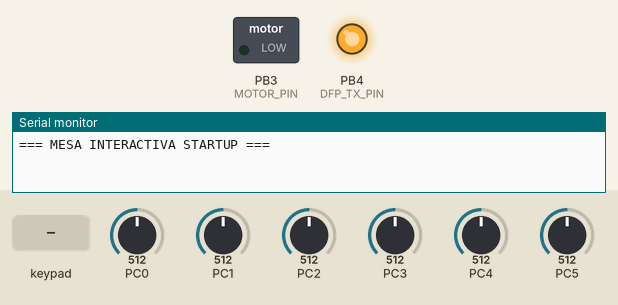
A program run on a simulated ATmega328P, built with avr-gcc and emulated at 16 MHz. On the bench: switched loads named in the program (green lamp = pin HIGH), output pins drawn as LEDs (lit = HIGH), the last lines printed to the serial monitor. Wiring (inferred from the names in the program): 4×4 keypad with keys 1 2 3 A 4 5 6 B 7 8 9 C * 0 # D: rows PD2, PD3, PD4, PD5; columns PD6, PD7, PB0, PB1. Dashed ring = blinking. The inputs (shaded band) are chosen by the test bench; at power-on: PC1 = 512, PC0 = 512, PC2 = 512, PC3 = 512, PC4 = 512, PC5 = 512. Pins used as bus, display or sensor lines are not drawn.

Above: at 1.2 s.
1.3 s: key '1' pressed
At 2.62 s:
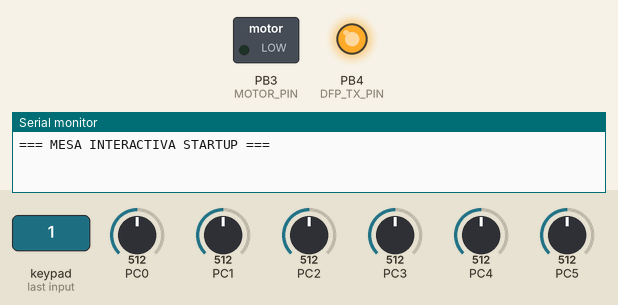
4.3 s: keypad keys 1 2 # pressed 0.4 s apart
7.3 s: PC1 set to 583
8.8 s: PC1 set to 608
At 9.5 s:
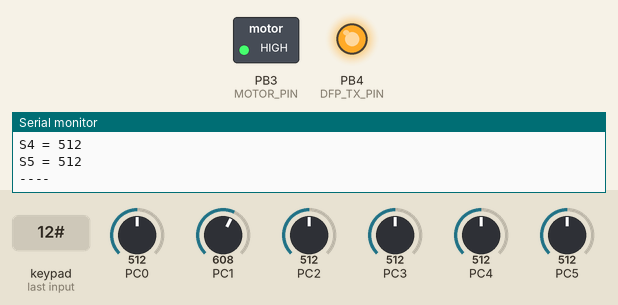
Timing chart, 0 to 11.3 s (numbered marks = the images above; inputs shaded):
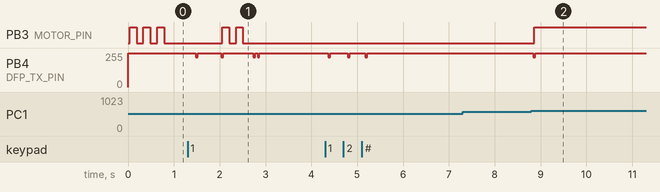

Measured:
- the behaviour switches between 600 and 601 on PC1 (found by bisection; images 1 and 2)
- after the input at 8.8 s, PB3 (MOTOR_PIN): LOW → HIGH after 0.06 s; PB4 (DFP_TX_PIN): 255/255 → 223/255 at once, → 255/255 0.04 s later
- by itself, PB3 (MOTOR_PIN): alternates HIGH for 0.15 s and LOW for 0.15 s, 4 changes in all, then stays LOW

The program:

main.c
```c
/*
 * main.c
 *
 * Created: 20/05/2026 05:45:30 p. m.
 *  Author: astri
 */

#include "config.h"
#include "adc.h"
#include "timers.h"
#include "motor.h"
#include "dfplayer.h"
#include "keypad.h"

typedef struct {
    uint8_t any_active;
    uint8_t first_active;
    uint16_t value[NUM_SENSORS];
    uint8_t detected[NUM_SENSORS];
} LDR_ScanResult;

LDR_ScanResult ldr_scan_all(void) {
    LDR_ScanResult result;
    result.any_active = 0;
    result.first_active = 0xFF;

    for (uint8_t i = 0; i < NUM_SENSORS; i++) {
        result.value[i] = adc_read(i);
        result.detected[i] = (result.value[i] > LDR_THRESHOLD);

        if (result.detected[i] && !result.any_active) {
            result.any_active = 1;
            result.first_active = i;
        }
    }

    return result;
}
#include "keypad.h"

#include <avr/io.h>
#include <avr/interrupt.h>
#include <avr/wdt.h>
#include <util/delay.h>

typedef enum {
    STATE_NORMAL,
    STATE_INTERACTIVE
} SystemState;

static uint8_t note_playing = 0;

// UART DEBUUUUUUUUUUUUUUUUUUUUUUG
void debug_uart_init(void) {
    UBRR0 = 103;
    UCSR0B = (1 << RXEN0) | (1 << TXEN0);
    UCSR0C = (3 << UCSZ00);
}

void debug_uart_write(uint8_t data) {
    while (!(UCSR0A & (1 << UDRE0)));
    UDR0 = data;
}

void debug_uart_string(const char* str) {
    while (*str) {
        debug_uart_write(*str++);
    }
}

void debug_uart_number(uint16_t val) {
    char buf[6];
    int8_t i = 0;
    if (val == 0) {
        debug_uart_write('0');
        return;
    }
    while (val > 0) {
        buf[i++] = (val % 10) + '0';
        val /= 10;
    }
    while (--i >= 0) {
        debug_uart_write(buf[i]);
    }
}

void debug_print_sensor(uint8_t sensor_idx, uint16_t val) {
    debug_uart_string("S");
    debug_uart_write('0' + sensor_idx);
    debug_uart_string(" = ");
    debug_uart_number(val);
    debug_uart_string("\r\n");
}

void gpio_init(void)
{
    MOTOR_DDR |= (1 << MOTOR_PIN);
    MOTOR_PORT &= ~(1 << MOTOR_PIN); // Active High

    DFP_TX_DDR |= (1 << DFP_TX_PIN);
    DFP_TX_PORT |= (1 << DFP_TX_PIN);

    DFP_RX_DDR &= ~(1 << DFP_RX_PIN);
    DFP_RX_PORT |= (1 << DFP_RX_PIN);
}

int main(void)
{
    MCUSR &= ~(1 << WDRF);
    wdt_disable();

    gpio_init();
    keypad_init();
    debug_uart_init();

    debug_uart_string("\r\n=== MESA INTERACTIVA STARTUP ===\r\n");

    for (uint8_t i = 0; i < 3; i++) {
        motor_on();
        _delay_ms(150);
        motor_off();
        _delay_ms(150);
    }

    adc_init();
    timer2_init();
    dfplayer_init();

    for (uint8_t i = 0; i < 2; i++) {
        motor_on();
        _delay_ms(150);
        motor_off();
        _delay_ms(150);
    }

    sei();
    debug_uart_string("=== SISTEMA LISTO Y ESCANEANDO ===\r\n");

    SystemState state = STATE_NORMAL;
    uint32_t last_detect_ms = 0;
    uint8_t active_sensor = 0xFF;
    uint32_t last_debug_ms = 0;

    dfplayer_loop_folder(1);

    while (1)
    {
        LDR_ScanResult scan = ldr_scan_all();

        if ((millis() - last_debug_ms) >= 500) {
            last_debug_ms = millis();
            for (uint8_t i = 0; i < NUM_SENSORS; i++) {
                debug_print_sensor(i, scan.value[i]);
            }
            debug_uart_string("----\r\n");
        }

        switch (state)
        {
            case STATE_NORMAL:
                motor_off();

                if (note_playing) {
                    dfplayer_loop_folder(1); // Reproducir en bucle la carpeta 1 (automático)
                    note_playing = 0;
                }

                char key = keypad_get_pressed_key();
                if (key != 0) {
                    if (key >= '1' && key <= '9') {
                        uint8_t track = key - '0';
                        debug_uart_string("Keypad: Seleccionando pista ");
                        debug_uart_write(key);
                        debug_uart_string("\r\n");
                        dfplayer_play_folder(1, track);
                    }
                    else if (key == '*') {
                        debug_uart_string("Keypad: Volumen -\r\n");
                        dfplayer_volume_down();
                    }
                    else if (key == '#') {
                        debug_uart_string("Keypad: Volumen +\r\n");
                        dfplayer_volume_up();
                    }
                }

                if (scan.any_active) {
                    active_sensor = scan.first_active;
                    state = STATE_INTERACTIVE;
                    note_playing = 0;
                }
                break;

            case STATE_INTERACTIVE:
                if (scan.any_active) {
                    if (scan.first_active != active_sensor) {
                        active_sensor = scan.first_active;
                        note_playing = 0;
                    }

                    if (!note_playing) {
                        dfplayer_play_sensor_note(active_sensor);
                        note_playing = 1;
                    }

                    motor_on();
                    last_detect_ms = millis();
                }
                else {
                    if ((millis() - last_detect_ms) >= DEBOUNCE_EXIT_MS) {
                        active_sensor = 0xFF;
                        state = STATE_NORMAL;
                    }
                }
                break;

            default:
                state = STATE_NORMAL;
                break;
        }
    }

    return 0;
}
```

adc.c
```c
/*
 * adc.c
 *
 * Created: 18/05/2026 09:15:20 a. m.
 *  Author: astri
 */

#include "adc.h"

void adc_init(void)
{
    ADMUX = (1 << REFS0);

    ADCSRA = (1 << ADEN)  |
             (1 << ADPS2) |
             (1 << ADPS1) |
             (1 << ADPS0);

    ADCSRA |= (1 << ADSC);
    while (ADCSRA & (1 << ADSC));
}

uint16_t adc_read(uint8_t channel)
{
    ADMUX = (1 << REFS0) | (channel & 0x07);

    ADCSRA |= (1 << ADSC);

    while (ADCSRA & (1 << ADSC));

    return ADC;
}
```

adc.h
```c
/*
 * adc.h
 *
 * Created: 18/05/2026 09:12:05 a. m.
 *  Author: astri
 */

#ifndef ADC_H
#define ADC_H

#include <avr/io.h>
#include <stdint.h>

void     adc_init(void);
uint16_t adc_read(uint8_t channel);

#endif /* ADC_H */
```

dfplayer.c
```c
/*
 * dfplayer.c
 *
 * Created: 20/05/2026 03:22:01 p. m.
 *  Author: astri
 */

#include "dfplayer.h"
#include "config.h"
#include <avr/interrupt.h>

static void precise_delay_ms(uint16_t ms)
{
    while (ms--) {
        __asm__ __volatile__ (
            "ldi r24, lo8(4000)\n\t"
            "ldi r25, hi8(4000)\n\t"
            "1: sbiw r24, 1\n\t"
            "brne 1b\n\t"
            :
            :
            : "r24", "r25"
        );
    }
}

static inline void delay_104us(void)
{
    __asm__ __volatile__ (
        "ldi r24, lo8(416)\n\t"
        "ldi r25, hi8(416)\n\t"
        "1: sbiw r24, 1\n\t"
        "brne 1b\n\t"
        :
        :
        : "r24", "r25"
    );
}

static void dfplayer_uart_tx_byte(uint8_t byte)
{
    uint8_t sreg = SREG;
    cli();

    DFP_TX_PORT &= ~(1 << DFP_TX_PIN);
    delay_104us();

    for (uint8_t i = 0; i < 8; i++) {
        if (byte & 0x01) {
            DFP_TX_PORT |= (1 << DFP_TX_PIN);
        } else {
            DFP_TX_PORT &= ~(1 << DFP_TX_PIN);
        }
        byte >>= 1;
        delay_104us();
    }

    DFP_TX_PORT |= (1 << DFP_TX_PIN);
    delay_104us();

    SREG = sreg;
}

static uint16_t dfplayer_checksum(uint8_t *buf)
{
    uint16_t sum = 0;
    for (uint8_t i = 1; i <= 6; i++) {
        sum += buf[i];
    }
    return (uint16_t)(0 - sum);
}

static void dfplayer_send_command(uint8_t cmd, uint16_t param)
{
    uint8_t buf[10];
    uint16_t checksum;

    buf[0] = 0x7E;
    buf[1] = 0xFF;
    buf[2] = 0x06;
    buf[3] = cmd;
    buf[4] = 0x00;
    buf[5] = (uint8_t)(param >> 8);
    buf[6] = (uint8_t)(param & 0xFF);

    checksum = dfplayer_checksum(buf);
    buf[7] = (uint8_t)(checksum >> 8);
    buf[8] = (uint8_t)(checksum & 0xFF);
    buf[9] = 0xEF;

    for (uint8_t i = 0; i < 10; i++) {
        dfplayer_uart_tx_byte(buf[i]);
    }

    precise_delay_ms(50);
}

void dfplayer_init(void)
{
    DFP_TX_DDR |= (1 << DFP_TX_PIN);
    DFP_TX_PORT |= (1 << DFP_TX_PIN);

    DFP_RX_DDR &= ~(1 << DFP_RX_PIN);
    DFP_RX_PORT |= (1 << DFP_RX_PIN);

    precise_delay_ms(500);
    dfplayer_reset();
    precise_delay_ms(500);

    dfplayer_set_volume(15);
}

void dfplayer_play_folder(uint8_t folder, uint8_t file)
{
    uint16_t param = ((uint16_t)folder << 8) | file;
    dfplayer_send_command(0x0F, param);
}

void dfplayer_pause(void)
{
    dfplayer_send_command(0x0E, 0x0000);
}

void dfplayer_resume(void)
{
    dfplayer_send_command(0x0D, 0x0000);
}

void dfplayer_set_volume(uint8_t volume)
{
    if (volume > 30) volume = 30;
    dfplayer_send_command(0x06, (uint16_t)volume);
}

void dfplayer_volume_up(void)
{
    dfplayer_send_command(0x04, 0x0000);
}

void dfplayer_volume_down(void)
{
    dfplayer_send_command(0x05, 0x0000);
}

void dfplayer_reset(void)
{
    dfplayer_send_command(0x0C, 0x0000);
}

void dfplayer_loop_folder(uint8_t folder)
{
    // Comando 0x17: Loop todo el contenido de una carpeta
    dfplayer_send_command(0x17, (uint16_t)folder);
}

void dfplayer_play_sensor_note(uint8_t sensor_index)
{
    if (sensor_index < 8) {
        // Volvemos a la carpeta 02 porque el clon no soporta ADVERT
        dfplayer_play_folder(2, sensor_index + 1);
    }
}

void dfplayer_debug_print_adc(uint8_t sensor_idx, uint16_t val)
{
    dfplayer_uart_tx_byte('S');
    dfplayer_uart_tx_byte('0' + sensor_idx);
    dfplayer_uart_tx_byte(':');
    dfplayer_uart_tx_byte(' ');

    char buf[5];
    int8_t i = 0;
    if (val == 0) {
        dfplayer_uart_tx_byte('0');
    } else {
        uint16_t temp = val;
        while (temp > 0) {
            buf[i++] = (temp % 10) + '0';
            temp /= 10;
        }
        while (--i >= 0) {
            dfplayer_uart_tx_byte(buf[i]);
        }
    }
    dfplayer_uart_tx_byte('\r');
    dfplayer_uart_tx_byte('\n');
}
```

dfplayer.h
```c
/*
 * dfplayer.h
 *
 * Created: 20/05/2026 03:21:44 p. m.
 *  Author: astri
 */

#ifndef DFPLAYER_H
#define DFPLAYER_H

#include <stdint.h>

void dfplayer_init(void);
void dfplayer_play_folder(uint8_t folder, uint8_t file);
void dfplayer_pause(void);
void dfplayer_resume(void);
void dfplayer_set_volume(uint8_t volume);
void dfplayer_volume_up(void);
void dfplayer_volume_down(void);
void dfplayer_reset(void);
void dfplayer_play_sensor_note(uint8_t sensor_index);
void dfplayer_loop_folder(uint8_t folder);
void dfplayer_debug_print_adc(uint8_t sensor_idx, uint16_t val);

#endif /* DFPLAYER_H */
```

motor.c
```c
/*
 * motor.c
 *
 * Created: 18/05/2026 10:20:00 a. m.
 *  Author: astri
 */

#include "motor.h"
#include "config.h"
#include <avr/io.h>

void motor_on(void)
{
    MOTOR_PORT |= (1 << MOTOR_PIN); // Active High
}

void motor_off(void)
{
    MOTOR_PORT &= ~(1 << MOTOR_PIN); // Active High
}
```

motor.h
```c
/*
 * motor.h
 *
 * Created: 18/05/2026 10:18:00 a. m.
 *  Author: astri
 */

#ifndef MOTOR_H
#define MOTOR_H

void motor_on(void);
void motor_off(void);

#endif /* MOTOR_H */
```

timers.c
```c
/*
 * timers.c
 *
 * Created: 18/05/2026 11:15:00 a. m.
 *  Author: astri
 */

#include "timers.h"
#include <avr/interrupt.h>

static volatile uint32_t _ticks = 0;

void timer2_init(void)
{
    TCCR2A = (1 << WGM21);
    TCCR2B = (1 << CS22);
    OCR2A = 249;
    TIMSK2 = (1 << OCIE2A);
}

ISR(TIMER2_COMPA_vect)
{
    _ticks++;
}

uint32_t millis(void)
{
    uint32_t t;
    uint8_t sreg = SREG;
    cli();
    t = _ticks;
    SREG = sreg;
    return t;
}
```

timers.h
```c
/*
 * timers.h
 *
 * Created: 18/05/2026 11:12:00 a. m.
 *  Author: astri
 */

#ifndef TIMERS_H
#define TIMERS_H

#include <avr/io.h>
#include <stdint.h>

void     timer2_init(void);
uint32_t millis(void);

#endif /* TIMERS_H */
```

config.h
```c
/*
 * config.h
 *
 * Created: 18/05/2026 08:30:00 a. m.
 *  Author: astri
 */

#ifndef CONFIG_H
#define CONFIG_H

#include <avr/io.h>

// SISTEMAAAAAAAAAAAAA
#define F_CPU            16000000UL
#define NUM_SENSORS      6
#define LDR_THRESHOLD    600
#define DEBOUNCE_EXIT_MS 150

// MOTOR DCCCCCCCCCCCC
#define MOTOR_PORT   PORTB
#define MOTOR_DDR    DDRB
#define MOTOR_PIN    PB3 // Arduino Pin 11

// TECLADO MATRICIALLLLLLLL
// Filas en D2, D3, D4, D5
#define KBD_ROW_PORT   PORTD
#define KBD_ROW_DDR    DDRD
#define KBD_ROW1       PD2
#define KBD_ROW2       PD3
#define KBD_ROW3       PD4
#define KBD_ROW4       PD5

// Columnas en D6, D7, D8, D9
#define KBD_COL_PORT   PORTD
#define KBD_COL_DDR    DDRD
#define KBD_COL_PIN    PIND
#define KBD_COL1       PD6
#define KBD_COL2       PD7

#define KBD_COL_B_PORT PORTB
#define KBD_COL_B_DDR  DDRB
#define KBD_COL_B_PIN  PINB
#define KBD_COL3       PB0 // Pin 8
#define KBD_COL4       PB1 // Pin 9

// DFPLAYER MINIIIIIIIIIII
#define DFP_TX_DDR   DDRB
#define DFP_TX_PORT  PORTB
#define DFP_TX_PIN   PB4 // Pin 12

#define DFP_RX_DDR   DDRB
#define DFP_RX_PORT  PORTB
#define DFP_RX_PIN   PB5 // Pin 13

#endif /* CONFIG_H */
```

keypad.c
```c
/*
 * keypad.c
 *
 * Created: 20/05/2026 04:10:12 p. m.
 *  Author: astri
 */

#include "keypad.h"
#include "config.h"
#include "timers.h"
#include <util/delay.h>

void keypad_init(void)
{
    // Todas las filas como salidas
    KBD_ROW_DDR |= (1 << KBD_ROW1) | (1 << KBD_ROW2) | (1 << KBD_ROW3) | (1 << KBD_ROW4);

    // Las ponemos en HIGH inicialmente
    KBD_ROW_PORT |= (1 << KBD_ROW1) | (1 << KBD_ROW2) | (1 << KBD_ROW3) | (1 << KBD_ROW4);

    // Columnas 1 y 2 (PORTD) como entradas
    KBD_COL_DDR &= ~((1 << KBD_COL1) | (1 << KBD_COL2));
    KBD_COL_PORT |= (1 << KBD_COL1) | (1 << KBD_COL2); // Pull-ups

    // Columnas 3 y 4 (PORTB) como entradas
    KBD_COL_B_DDR &= ~((1 << KBD_COL3) | (1 << KBD_COL4));
    KBD_COL_B_PORT |= (1 << KBD_COL3) | (1 << KBD_COL4); // Pull-ups
}

char keypad_scan(void)
{
    char keys[4][4] = {
        {'1', '2', '3', 'A'},
        {'4', '5', '6', 'B'},
        {'7', '8', '9', 'C'},
        {'*', '0', '#', 'D'}
    };

    KBD_ROW_PORT |= (1 << KBD_ROW1) | (1 << KBD_ROW2) | (1 << KBD_ROW3) | (1 << KBD_ROW4);

    for (uint8_t r = 0; r < 4; r++) {
        // Ponemos la fila actual en LOW
        if (r == 0) KBD_ROW_PORT &= ~(1 << KBD_ROW1);
        else if (r == 1) KBD_ROW_PORT &= ~(1 << KBD_ROW2);
        else if (r == 2) KBD_ROW_PORT &= ~(1 << KBD_ROW3);
        else if (r == 3) KBD_ROW_PORT &= ~(1 << KBD_ROW4);

        _delay_us(10); // Un poco mas de tiempo de estabilizacion

        uint8_t col1 = !(KBD_COL_PIN & (1 << KBD_COL1));
        uint8_t col2 = !(KBD_COL_PIN & (1 << KBD_COL2));
        uint8_t col3 = !(KBD_COL_B_PIN & (1 << KBD_COL3));
        uint8_t col4 = !(KBD_COL_B_PIN & (1 << KBD_COL4));

        // Devolvemos la fila a HIGH
        if (r == 0) KBD_ROW_PORT |= (1 << KBD_ROW1);
        else if (r == 1) KBD_ROW_PORT |= (1 << KBD_ROW2);
        else if (r == 2) KBD_ROW_PORT |= (1 << KBD_ROW3);
        else if (r == 3) KBD_ROW_PORT |= (1 << KBD_ROW4);

        if (col1) return keys[r][0];
        if (col2) return keys[r][1];
        if (col3) return keys[r][2];
        if (col4) return keys[r][3];
    }

    return 0;
}

char keypad_get_pressed_key(void)
{
    static char last_key = 0;
    static uint32_t last_scan_ms = 0;

    uint32_t current_time = millis();
    if (current_time - last_scan_ms < 20) {
        return 0;
    }
    last_scan_ms = current_time;

    char current_key = keypad_scan();

    if (current_key != last_key) {
        last_key = current_key;
        if (current_key != 0) {
            return current_key;
        }
    }

    return 0;
}
```

keypad.h
```c
/*
 * keypad.h
 *
 * Created: 20/05/2026 04:08:50 p. m.
 *  Author: astri
 */

#ifndef KEYPAD_H
#define KEYPAD_H

#include <stdint.h>

void keypad_init(void);
char keypad_scan(void);
char keypad_get_pressed_key(void);

#endif /* KEYPAD_H */
```
